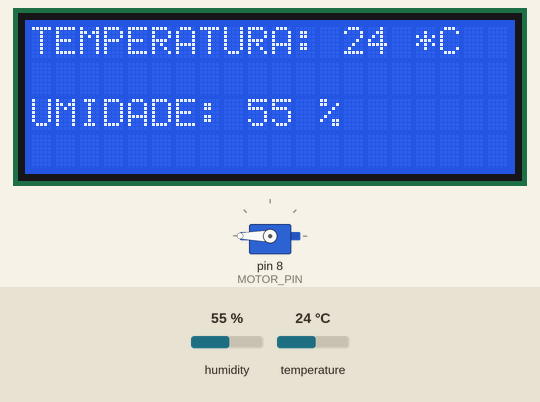
Recording of a sketch running on a simulated Arduino Uno, built with avr-gcc and run on an emulated ATmega328P. On the bench: servo, 20×4 character LCD. The inputs (shaded band) are chosen by the test bench; at power-on: humidity 55 %, temperature 24 °C. The local clock reads 2024-03-15 10:24:30 at power-on unless the sketch sets it.

Above: at 9.7 s.
9.8 s: humidity set to 22 %
At 13.5 s:
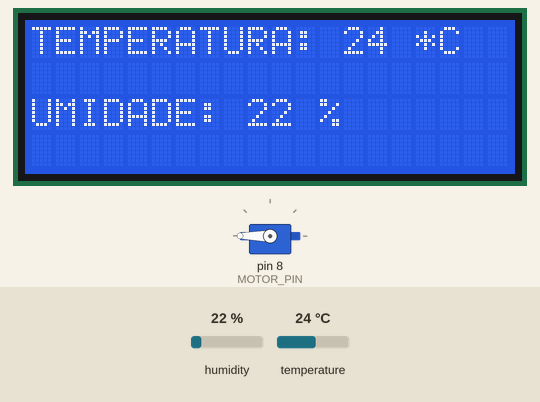
14.3 s: temperature set to 12 °C
At 16.1 s:
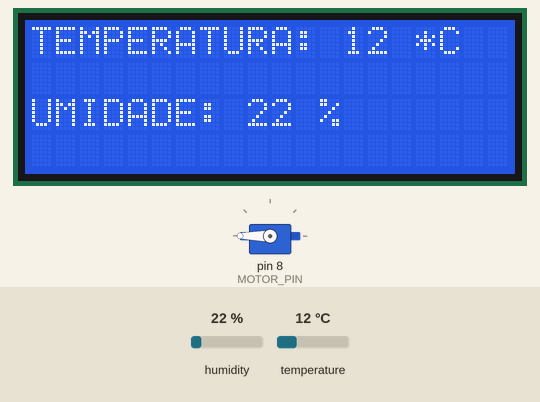
18.8 s: humidity set to 40 %
At 22.5 s:
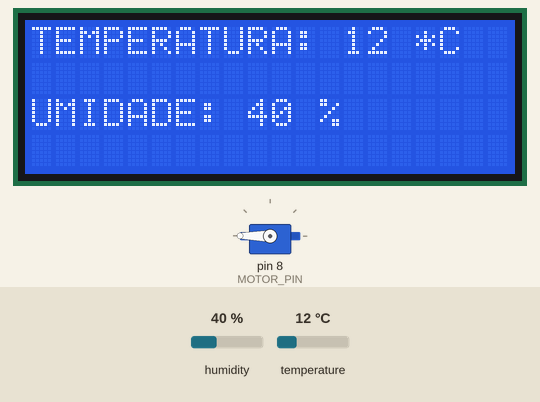
23.3 s: temperature set to 19 °C
Timing chart, 0 to 26.3 s (numbered marks = the images above; inputs shaded):
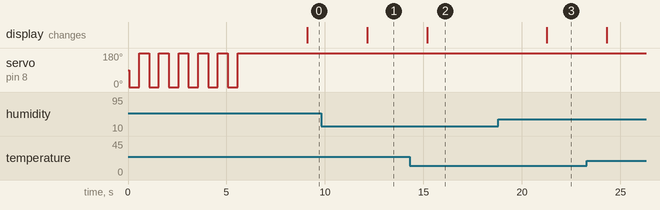

Measured:
- after the input at 9.8 s, the display: changes after 2.3 s (image 1)
- after the input at 14.3 s, the display: changes after 0.89 s (image 2)
- after the input at 18.8 s, the display: changes after 2.5 s (image 3)

The sketch:

ENGII-CODE-V1.ino
```cpp
/*
  Universidade Federal do ABC
  Engenharia Unificada II - 2023.3

  Project Name:
    Seed Germination Box

  Project Description:
    The software developed below aims to control an Arduino Uno board for the home automation of seed cultivation.
    Initially, the project relies on temperature and relative humidity parameters as guidelines for activating seed irrigation.

  Code Author:
    JENIFER SOUZA
  Code CoAuthor:
    GUSTAVO HENRIQUE

*/

/************************************************************************
************************* General Program Libraries *********************
*************************************************************************/

// Libraries used to communicate with the I2C module and the 20x4 LCD display
#include <Wire.h>
#include <LiquidCrystal_I2C.h>

// Library used to communicate with the RTCClock
#include <DS3231.h>

// Library used to communicate with the Servo Motor
#include <Servo.h>

// Library used to communicate with the DHT11 Sensor
#include <Adafruit_Sensor.h>
#include <DHT.h>
#include <DHT_U.h>

/************************************************************************
************************* General Program Settings **********************
*************************************************************************/

// DHT11 Settings
#define DHTTYPE DHT11
#define DHT11PIN 5

DHT_Unified dht(DHT11PIN, DHTTYPE);

// Servo Motor Settings
int MOTOR_PIN = 8;

Servo servoMotor;
bool hasServoNotRunned;

// 20x4 LCD Display Settings
LiquidCrystal_I2C lcd(0x27, 20, 4);

// RTCClock Settings
RTClib rtc;

//  Spray Trigger Settings
int TARGET_MINUTE = 5;
byte hours[6] = { -1, -1, -1, -1, -1, -1 };

int MAX_TEMPERATURE = 32;
int MIN_HUMIDITY = 40;


void setup() {
  servoMotor.attach(MOTOR_PIN);

  lcd.init();
  lcd.backlight();
  lcd.clear();

  dht.begin();

  primeSpray();
  hasServoNotRunned = true;
}

void loop() {
  delay(3000);

  sensors_event_t event;

  dht.temperature().getEvent(&event);
  int temperature = event.temperature;

  dht.humidity().getEvent(&event);
  int humidity = event.relative_humidity;

  if (!isnan(temperature) && !isnan(humidity)) {
    displayTemperatureAndHumidity(temperature, humidity);
    defineHoursToRun(temperature, humidity);
  }

  DateTime now = rtc.now();
  int hour = now.hour();
  int minute = now.minute();

  if (hour == 0 && minute == 0 && hours[0] != -1) {
    resetHours();
  }

  triggerMotor(hour, minute);
}

void displayTemperatureAndHumidity(int temperature, int humidity) {
  /*
    Method responsible for displaying the measured temperature and
    relative humidity values from the sensor on the display screen
  */

  lcd.clear();

  lcd.setCursor(0, 0);
  lcd.print("TEMPERATURA: ");

  lcd.setCursor(13, 0);
  lcd.print(temperature);

  lcd.setCursor(16, 0);
  lcd.print("*C");

  lcd.setCursor(0, 2);
  lcd.print("UMIDADE: ");

  lcd.setCursor(9, 2);
  lcd.print(humidity);

  lcd.setCursor(12, 2);
  lcd.print("%");
}

void resetHours() {
  /*
    Method responsible for clearing the data from the spray activation routine,
    so that a new one can be created based on the temperature and relative humidity values
  */

  for (int i = 0; i < 6; i++) {
    hours[i] = -1;
  }
}

void triggerMotor(int hour, int minute) {
  /*
    Method responsible for enabling the servo motor at the predefined hours and minutes only once each,
    based on the parameters 'turnMotorOn' and 'hasServoNotRunned'
  */

  bool turnMotorOn = false;

  for (int i = 0; i < 6; i++) {
    if (hour == hours[i] && minute == TARGET_MINUTE) {
      turnMotorOn = true;
      break;
    }
  }

  // If it is not to activate the servo and the servo has already run before
  if (!turnMotorOn && !hasServoNotRunned) {
    hasServoNotRunned = true;
  }

  if (turnMotorOn && hasServoNotRunned) {
    moveServo(10);
    hasServoNotRunned = false;
  }
}

void primeSpray() {
  /*
    Method responsible for activating the motor upon system initialization,
    allowing water to pass through the cannula and reach the spray outlet
  */

  moveServo(6);
}

void moveServo(int sprayQuantity) {
  /*
    Method responsible for triggering the spray behavior,
    moving the servo between angles 0 and 180 for a certain number of times
  */

  for (int j = 0; j < sprayQuantity; j++) {
    servoMotor.write(0);
    delay(500);
    servoMotor.write(180);
    delay(500);
  }
}

void defineHoursToRun(int humidity, int temperature) {
  /*
    Method responsible for defining the quantity and times of spray activation,
    all based on the temperature and relative humidity measurements at 00:00 of the day
  */

  if (hours[0] == -1) {
    if (temperature <= 18 || (humidity > 60)) {
      hours[0] = 0;
      hours[1] = 8;
      hours[2] = 16;
    }
    if (18 < temperature < 30 || (40 <= humidity <= 60)) {
      hours[0] = 0;
      hours[1] = 6;
      hours[2] = 12;
      hours[3] = 18;
    }
    if (temperature >= 30 || humidity < 40) {
      hours[0] = 0;
      hours[1] = 4;
      hours[2] = 8;
      hours[3] = 12;
      hours[4] = 16;
      hours[5] = 20;
    }
  }
}
```
